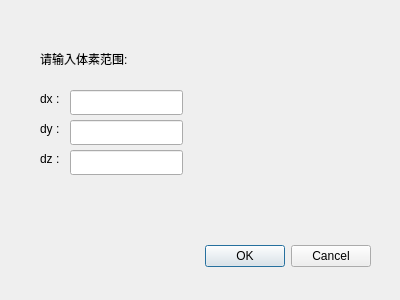
<?xml version="1.0" encoding="UTF-8"?>
<ui version="4.0">
 <class>FilterVoxelDialog</class>
 <widget class="QDialog" name="FilterVoxelDialog">
  <property name="geometry">
   <rect>
    <x>0</x>
    <y>0</y>
    <width>400</width>
    <height>300</height>
   </rect>
  </property>
  <property name="windowTitle">
   <string>Dialog</string>
  </property>
  <widget class="QDialogButtonBox" name="buttonBox">
   <property name="geometry">
    <rect>
     <x>30</x>
     <y>240</y>
     <width>341</width>
     <height>32</height>
    </rect>
   </property>
   <property name="orientation">
    <enum>Qt::Horizontal</enum>
   </property>
   <property name="standardButtons">
    <set>QDialogButtonBox::Cancel|QDialogButtonBox::Ok</set>
   </property>
  </widget>
  <widget class="QLabel" name="label">
   <property name="geometry">
    <rect>
     <x>40</x>
     <y>50</y>
     <width>161</width>
     <height>17</height>
    </rect>
   </property>
   <property name="text">
    <string>请输入体素范围:</string>
   </property>
  </widget>
  <widget class="QLabel" name="label_2">
   <property name="geometry">
    <rect>
     <x>40</x>
     <y>90</y>
     <width>31</width>
     <height>17</height>
    </rect>
   </property>
   <property name="text">
    <string>dx :</string>
   </property>
  </widget>
  <widget class="QLabel" name="label_3">
   <property name="geometry">
    <rect>
     <x>40</x>
     <y>120</y>
     <width>31</width>
     <height>17</height>
    </rect>
   </property>
   <property name="text">
    <string>dy :</string>
   </property>
  </widget>
  <widget class="QLabel" name="label_4">
   <property name="geometry">
    <rect>
     <x>40</x>
     <y>150</y>
     <width>31</width>
     <height>17</height>
    </rect>
   </property>
   <property name="text">
    <string>dz : </string>
   </property>
  </widget>
  <widget class="QLineEdit" name="lineEdit">
   <property name="geometry">
    <rect>
     <x>70</x>
     <y>90</y>
     <width>113</width>
     <height>25</height>
    </rect>
   </property>
  </widget>
  <widget class="QLineEdit" name="lineEdit_2">
   <property name="geometry">
    <rect>
     <x>70</x>
     <y>120</y>
     <width>113</width>
     <height>25</height>
    </rect>
   </property>
  </widget>
  <widget class="QLineEdit" name="lineEdit_3">
   <property name="geometry">
    <rect>
     <x>70</x>
     <y>150</y>
     <width>113</width>
     <height>25</height>
    </rect>
   </property>
  </widget>
 </widget>
 <resources/>
 <connections>
  <connection>
   <sender>buttonBox</sender>
   <signal>accepted()</signal>
   <receiver>FilterVoxelDialog</receiver>
   <slot>accept()</slot>
   <hints>
    <hint type="sourcelabel">
     <x>248</x>
     <y>254</y>
    </hint>
    <hint type="destinationlabel">
     <x>157</x>
     <y>274</y>
    </hint>
   </hints>
  </connection>
  <connection>
   <sender>buttonBox</sender>
   <signal>rejected()</signal>
   <receiver>FilterVoxelDialog</receiver>
   <slot>reject()</slot>
   <hints>
    <hint type="sourcelabel">
     <x>316</x>
     <y>260</y>
    </hint>
    <hint type="destinationlabel">
     <x>286</x>
     <y>274</y>
    </hint>
   </hints>
  </connection>
 </connections>
</ui>
